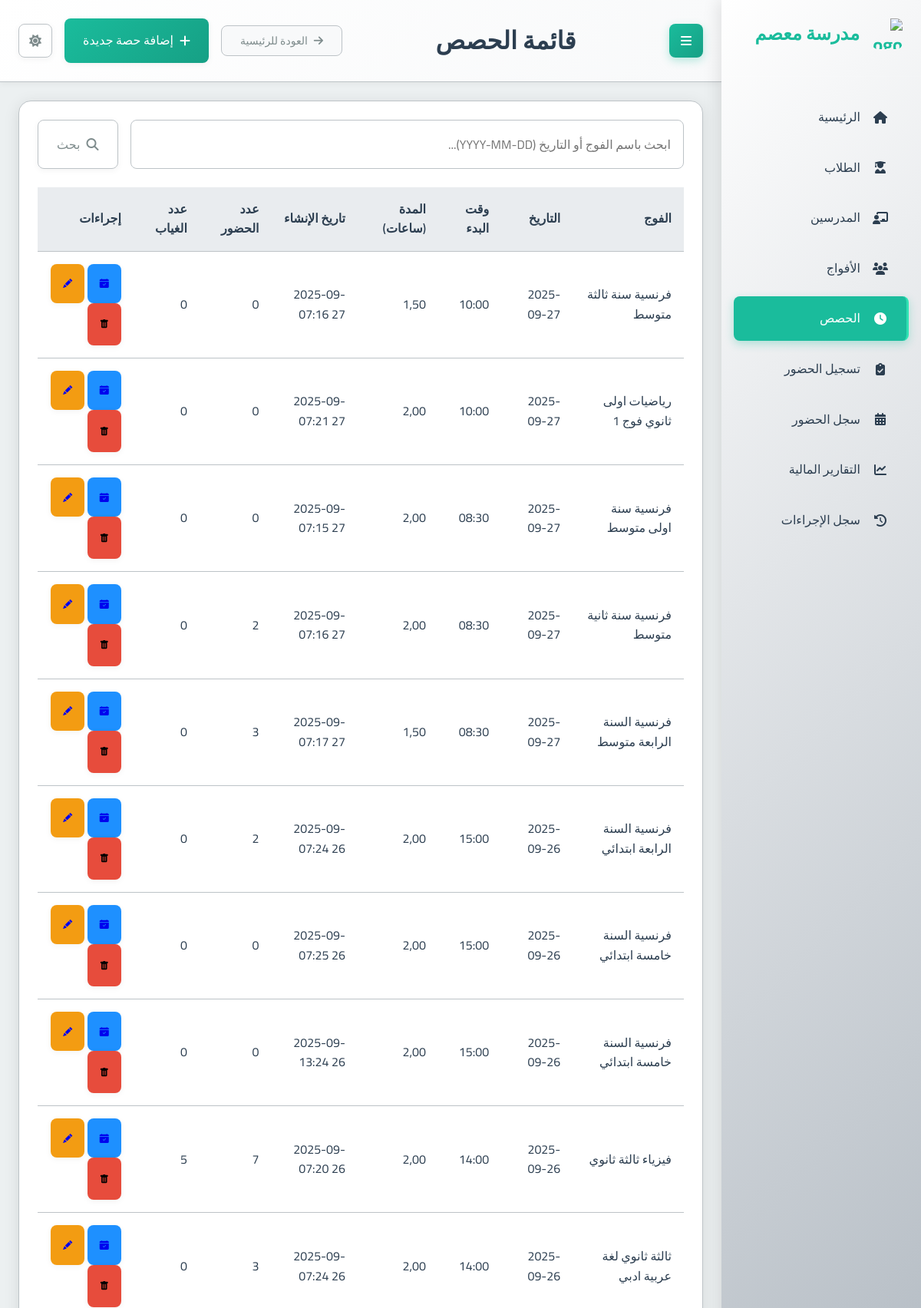
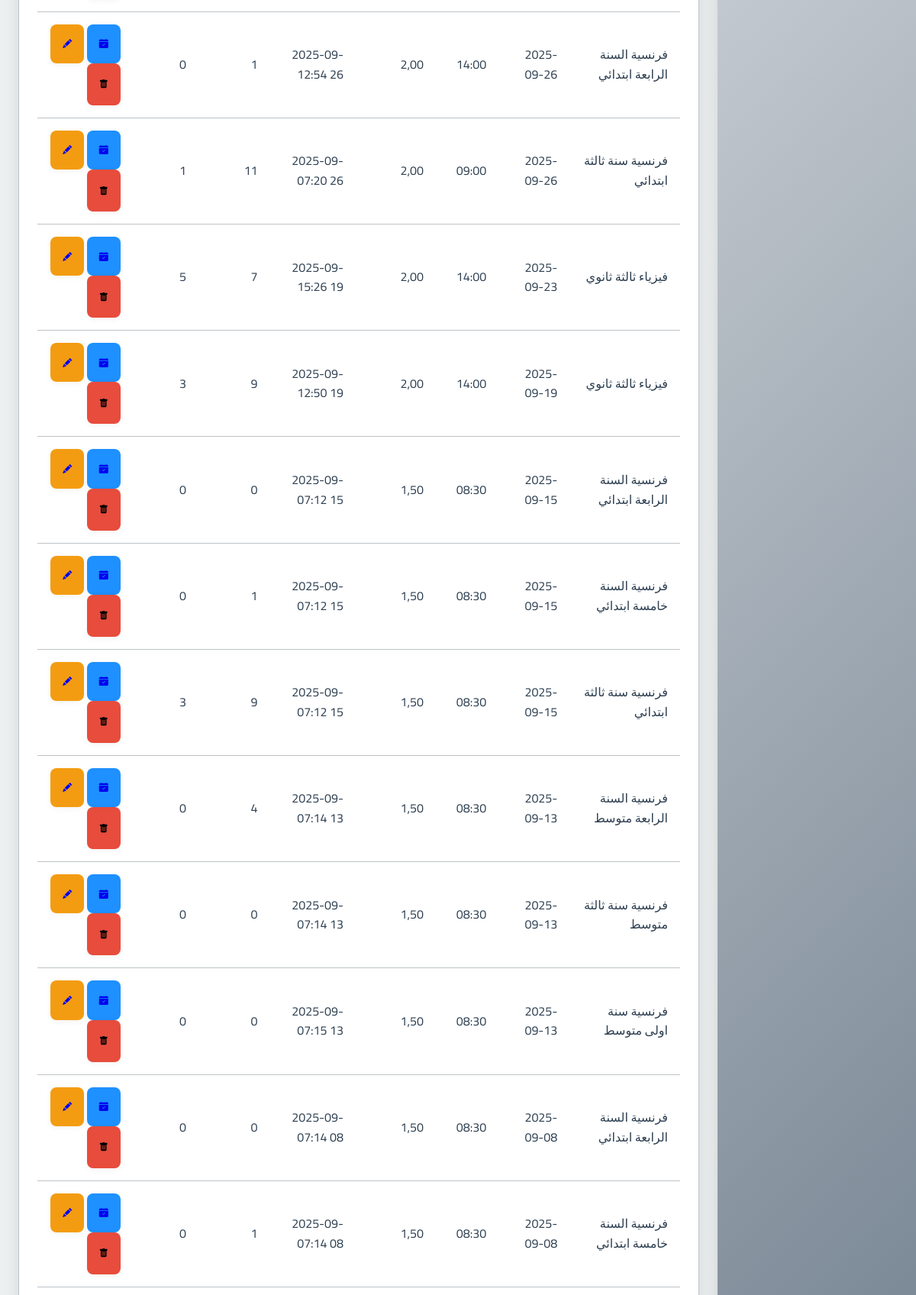
The app's page /sessions/ (upper part) with its own data (2 pictures, top to bottom).
### school_app/models.py (models this page shows, shortened)
class Session(models.Model):
    group = models.ForeignKey(Group, on_delete=models.CASCADE, related_name='sessions', verbose_name="الفوج")
    date = models.DateField(verbose_name="التاريخ")
    start_time = models.TimeField(verbose_name="وقت البدء")
    duration = models.DecimalField(max_digits=4, decimal_places=2, verbose_name="المدة (ساعات)")
    teacher_attended = models.BooleanField(default=True, verbose_name="حضور المدرس")
    teacher_compensated = models.BooleanField(default=False, verbose_name="تم تعويض المدرس")
    teacher_payment_amount = models.DecimalField(max_digits=10, decimal_places=2, default=Decimal('0.00'), verbose_name="المبلغ المدفوع للمدرس")
    created_at = models.DateTimeField(auto_now_add=True, verbose_name="تاريخ الإنشاء")
    class Meta:
        verbose_name = "حصة"
        verbose_name_plural = "الحصص"
    def present_students_count(self):
        return self.attendance_set.filter(present=True).count()
    def absent_students_count(self):
        return self.attendance_set.filter(present=False).count()

class Group(models.Model):
    name = models.CharField(max_length=100, verbose_name="اسم الفوج")
    subject = models.ForeignKey(Subject, on_delete=models.PROTECT, verbose_name="المادة")
    teacher = models.ForeignKey(Teacher, on_delete=models.CASCADE, verbose_name="المدرس")
    academic_levels = models.ManyToManyField(AcademicLevel, verbose_name="المستويات الدراسية المتوافقة")
    price_per_4_sessions = models.DecimalField(max_digits=10, decimal_places=2, verbose_name="السعر لكل 4 حصص")
    session_day = models.IntegerField(choices=[
        (0, 'الاثنين'),
        (1, 'الثلاثاء'),
        (2, 'الأربعاء'),
        (3, 'الخميس'),
        (4, 'الجمعة'),
        (5, 'السبت'),
        (6, 'الأحد')
    ], verbose_name="يوم الحصة")
    session_start_time = models.TimeField(verbose_name="وقت بداية الحصة")
    session_duration = models.DecimalField(max_digits=4, decimal_places=2, default=1.5, verbose_name="مدة الحصة (ساعات)")
    students = models.ManyToManyField(Student, through='StudentGroup', blank=True, verbose_name="الطلاب المسجلون")
    created_at = models.DateTimeField(auto_now_add=True, verbose_name="تاريخ الإنشاء")
    is_continuous = models.BooleanField(default=False, verbose_name="فوج مستمر (تُنشأ الحصص أسبوعياً تلقائياً)")
    created_sessions_until = models.DateField(null=True, blank=True, verbose_name="تم إنشاء الحصص حتى تاريخ")
    class Meta:
        verbose_name = "فوج"
        verbose_name_plural = "الأفواج"

### school_app/views.py (the view)
# urls.py: path('sessions/', views.session_list, name='session_list'),
def session_list(request):
    query = request.GET.get('q', '').strip()
    sessions_qs = Session.objects.select_related('group')
    if query:
        try:
            datetime.datetime.strptime(query, '%Y-%m-%d')
            sessions_qs = sessions_qs.filter(date=query)
        except ValueError:
            sessions_qs = sessions_qs.filter(group__name__icontains=query)
    sessions = sessions_qs.order_by('-date', '-start_time') # Apply ordering after filtering
    context = {
        'sessions': sessions,
        'page_title': 'قائمة الحصص',
        'search_query': query
    }
    return render(request, 'school_app/session_list.html', context)

### templates/school_app/session_list.html (shortened to what this page needs)
{% extends "base.html" %}
{% block page_title %}{{ page_title|default:"قائمة الحصص" }}{% endblock %}
{% block header_actions %}
  <a href="{% url 'add_session' %}" class="btn btn-primary">
    <i class="fas fa-plus"></i> إضافة حصة جديدة
  </a>
{% endblock %}
{% block content %}
<div class="card">
  <div class="card-body">
    <form method="get" action="{% url 'session_list' %}" class="mb-3">
      <div class="input-group">
        <input type="text" name="q" class="form-control" placeholder="ابحث باسم الفوج أو التاريخ (YYYY-MM-DD)..." value="{{ search_query|default:'' }}">
        <div class="input-group-append">
          <button class="btn btn-outline-secondary" type="submit">
            <i class="fas fa-search"></i> بحث
          </button>
        </div>
      </div>
    </form>
    {% if sessions %}
      <div class="table-container">
        <table class="table table-striped">
          <thead>
            <tr>
              <th>الفوج</th>
              <th>التاريخ</th>
              <th>وقت البدء</th>
              <th>المدة (ساعات)</th>
              <th>تاريخ الإنشاء</th>
              <th>عدد الحضور</th>
              <th>عدد الغياب</th>
              <th>إجراءات</th>
            </tr>
          </thead>
          <tbody>
            {% for session in sessions %}
              <tr>
                <td>{{ session.group.name }}</td>
                <td>{{ session.date|date:"Y-m-d" }}</td>
                <td>{{ session.start_time|time:"H:i" }}</td>
                <td>{{ session.duration }}</td>
                <td>{{ session.created_at|date:"Y-m-d H:i" }}</td>
                <td>{{ session.present_students_count }}</td>
                <td>{{ session.absent_students_count }}</td>
                <td>
                  <a href="{% url 'manage_session_attendance' session.id %}" class="btn btn-sm btn-info" title="إدارة الحضور"> <i class="bi bi-calendar-check-fill"></i><span class="sr-only">إدارة الحضور</span></a>
                  <a href="{% url 'edit_session' session.id %}" class="btn btn-sm btn-warning" title="تعديل"> <i class="bi bi-pencil-fill"></i><span class="sr-only">تعديل</span></a>
                  <form action="{% url 'delete_session' session.id %}" method="post" style="display: inline; margin-left: 5px;" onsubmit="return confirm('هل أنت متأكد أنك تريد حذف هذه الحصة؟ سيتم حذف جميع سجلات الحضور المتعلقة بها أيضاً.');">
                      <button type="submit" class="btn btn-danger btn-sm" title="حذف"><i class="bi bi-trash-fill"></i><span class="sr-only">حذف</span></button>
                  </form>
                </td>
              </tr>
            {% endfor %}
          </tbody>
        </table>
      </div>
    {% else %}
      <p class="text-center text-muted">لا توجد حصص مجدولة حالياً.</p>
      <div class="text-center mt-3">
         <a href="{% url 'add_session' %}" class="btn btn-primary">إضافة حصة جديدة</a>
      </div>
    {% endif %}
  </div>
</div>
{% endblock %}

### static/css/main.css (style rules this page uses)
:root { --primary-color: #2c3e50; --primary-light: #34495e; --primary-darker: #1a252f; --accent-color: #1abc9c; --accent-light: #2fe2b3; --accent-dark: #16a085; --text-color: #2c3e50; --text-secondary: #7f8c8d; --text-on-primary: #ffffff; --text-on-accent: #ffffff; --text-nav: #2c3e50; --background-color: #ecf0f1; --card-background: #ffffff; --input-background: #ffffff; --border-color: #bdc3c7; --input-border-color: #bdc3c7; --success-color: #2ecc71; --warning-color: #f39c12; --error-color: #e74c3c; --info-color: #1E90FF; --table-header-background: #e9ecef; --table-row-hover-background: #f8f9fa; --box-shadow-color: rgba(0, 0, 0, 0.1); --box-shadow-color-hover: rgba(0, 0, 0, 0.15); --box-shadow-soft-color: rgba(0, 0, 0, 0.05); --subtle-background: #f8f9fa; --spacing-xs: 8px; --spacing-sm: 16px; --spacing-md: 24px; --spacing-lg: 32px; --spacing-xl: 48px; --font-family: 'Cairo', sans-serif; --font-size-xs: 12px; --font-size-sm: 14px; --font-size-md: 16px; --font-size-lg: 20px; --font-size-xl: 24px; --font-size-xxl: 32px; --border-radius-sm: 4px; --border-radius-md: 8px; --border-radius-lg: 16px; --transition-fast: 0.2s ease; --transition-normal: 0.3s ease; --transition-slow: 0.5s ease; --sidebar-width: 260px; }
* { margin: 0; padding: 0; box-sizing: border-box; direction: rtl; }
html { direction: rtl; font-size: 16px; }
body { font-family: var(--font-family); background-color: var(--background-color); color: var(--text-color); line-height: 1.6; transition: background-color var(--transition-normal), color var(--transition-normal); overflow-x: hidden; }
.btn-warning { background: var(--warning-color); }
.btn-danger { background: var(--error-color); }
.btn-info { background: var(--info-color); }
.card { background-color: var(--card-background); border-radius: var(--border-radius-lg); box-shadow: 0 4px 20px var(--box-shadow-color); margin-bottom: var(--spacing-md); overflow: hidden; transition: all var(--transition-normal); border: 1px solid var(--border-color); }
.card-body { padding: var(--spacing-md); color: var(--text-color); }
.btn { font-family: var(--font-family); padding: var(--spacing-sm) var(--spacing-md); border: none; border-radius: var(--border-radius-md); cursor: pointer; font-size: var(--font-size-md); font-weight: 500; text-decoration: none; display: inline-flex; align-items: center; gap: var(--spacing-xs); transition: all var(--transition-fast); box-shadow: 0 2px 8px var(--box-shadow-soft-color); }
.btn-primary { background: linear-gradient(135deg, var(--accent-color) 0%, var(--accent-dark) 100%); color: var(--text-on-accent); }
.btn-outline-secondary { background-color: transparent; border: 1px solid var(--border-color); color: var(--text-secondary); }
input, select, textarea { font-family: var(--font-family); width: 100%; padding: var(--spacing-sm); border: 1px solid var(--input-border-color); border-radius: var(--border-radius-md); background-color: var(--input-background); color: var(--text-color); font-size: var(--font-size-md); transition: all var(--transition-fast); }
.btn-sm { font-size: 12px; padding: 1rem; }
.mb-3 { margin-bottom: var(--spacing-md); }
.input-group { display: flex; gap: var(--spacing-sm); }
.table-container { overflow-x: auto; }
table { width: 100%; border-collapse: collapse; }
th, td { padding: var(--spacing-sm); text-align: right; border-bottom: 1px solid var(--border-color); }
th { background-color: var(--table-header-background); font-weight: 600; color: var(--text-color); }

### records on screen
Session: group.name "فرنسية سنة ثالثة متوسط", date "2025-09-27", start_time "10:00", duration "1,50", created_at "2025-09-27 07:16", present_students_count "0", absent_students_count "0"
Session: group.name "رياضيات اولى ثانوي فوج 1", date "2025-09-27", start_time "10:00", duration "2,00", created_at "2025-09-27 07:21", present_students_count "0", absent_students_count "0"
Session: group.name "فرنسية سنة اولى متوسط", date "2025-09-27", start_time "08:30", duration "2,00", created_at "2025-09-27 07:15", present_students_count "0", absent_students_count "0"
Session: group.name "فرنسية سنة ثانية متوسط", date "2025-09-27", start_time "08:30", duration "2,00", created_at "2025-09-27 07:16", present_students_count "2", absent_students_count "0"
Session: group.name "فرنسية السنة الرابعة متوسط", date "2025-09-27", start_time "08:30", duration "1,50", created_at "2025-09-27 07:17", present_students_count "3", absent_students_count "0"
Session: group.name "فرنسية السنة الرابعة ابتدائي", date "2025-09-26", start_time "15:00", duration "2,00", created_at "2025-09-26 07:24", present_students_count "2", absent_students_count "0"
Session: group.name "فرنسية السنة خامسة ابتدائي", date "2025-09-26", start_time "15:00", duration "2,00", created_at "2025-09-26 07:25", present_students_count "0", absent_students_count "0"
Session: group.name "فرنسية السنة خامسة ابتدائي", date "2025-09-26", start_time "15:00", duration "2,00", created_at "2025-09-26 13:24", present_students_count "0", absent_students_count "0"
Session: group.name "فيزياء ثالثة ثانوي", date "2025-09-26", start_time "14:00", duration "2,00", created_at "2025-09-26 07:20", present_students_count "7", absent_students_count "5"
Session: group.name "ثالثة ثانوي لغة عربية ادبي", date "2025-09-26", start_time "14:00", duration "2,00", created_at "2025-09-26 07:24", present_students_count "3", absent_students_count "0"
Session: group.name "فرنسية السنة الرابعة ابتدائي", date "2025-09-26", start_time "14:00", duration "2,00", created_at "2025-09-26 12:54", present_students_count "1", absent_students_count "0"
Session: group.name "فرنسية سنة ثالثة ابتدائي", date "2025-09-26", start_time "09:00", duration "2,00", created_at "2025-09-26 07:20", present_students_count "11", absent_students_count "1"
Session: group.name "فيزياء ثالثة ثانوي", date "2025-09-23", start_time "14:00", duration "2,00", created_at "2025-09-19 15:26", present_students_count "7", absent_students_count "5"
Session: group.name "فيزياء ثالثة ثانوي", date "2025-09-19", start_time "14:00", duration "2,00", created_at "2025-09-19 12:50", present_students_count "9", absent_students_count "3"
Session: group.name "فرنسية السنة الرابعة ابتدائي", date "2025-09-15", start_time "08:30", duration "1,50", created_at "2025-09-15 07:12", present_students_count "0", absent_students_count "0"
Session: group.name "فرنسية السنة خامسة ابتدائي", date "2025-09-15", start_time "08:30", duration "1,50", created_at "2025-09-15 07:12", present_students_count "1", absent_students_count "0"
Session: group.name "فرنسية سنة ثالثة ابتدائي", date "2025-09-15", start_time "08:30", duration "1,50", created_at "2025-09-15 07:12", present_students_count "9", absent_students_count "3"
Session: group.name "فرنسية السنة الرابعة متوسط", date "2025-09-13", start_time "08:30", duration "1,50", created_at "2025-09-13 07:14", present_students_count "4", absent_students_count "0"
Session: group.name "فرنسية سنة ثالثة متوسط", date "2025-09-13", start_time "08:30", duration "1,50", created_at "2025-09-13 07:14", present_students_count "0", absent_students_count "0"
Session: group.name "فرنسية سنة اولى متوسط", date "2025-09-13", start_time "08:30", duration "1,50", created_at "2025-09-13 07:15", present_students_count "0", absent_students_count "0"
Session: group.name "فرنسية السنة الرابعة ابتدائي", date "2025-09-08", start_time "08:30", duration "1,50", created_at "2025-09-08 07:14", present_students_count "0", absent_students_count "0"
Session: group.name "فرنسية السنة خامسة ابتدائي", date "2025-09-08", start_time "08:30", duration "1,50", created_at "2025-09-08 07:14", present_students_count "1", absent_students_count "0"

### other values on screen
{{ page_title|default:"قائمة الحصص" }} "قائمة الحصص"
